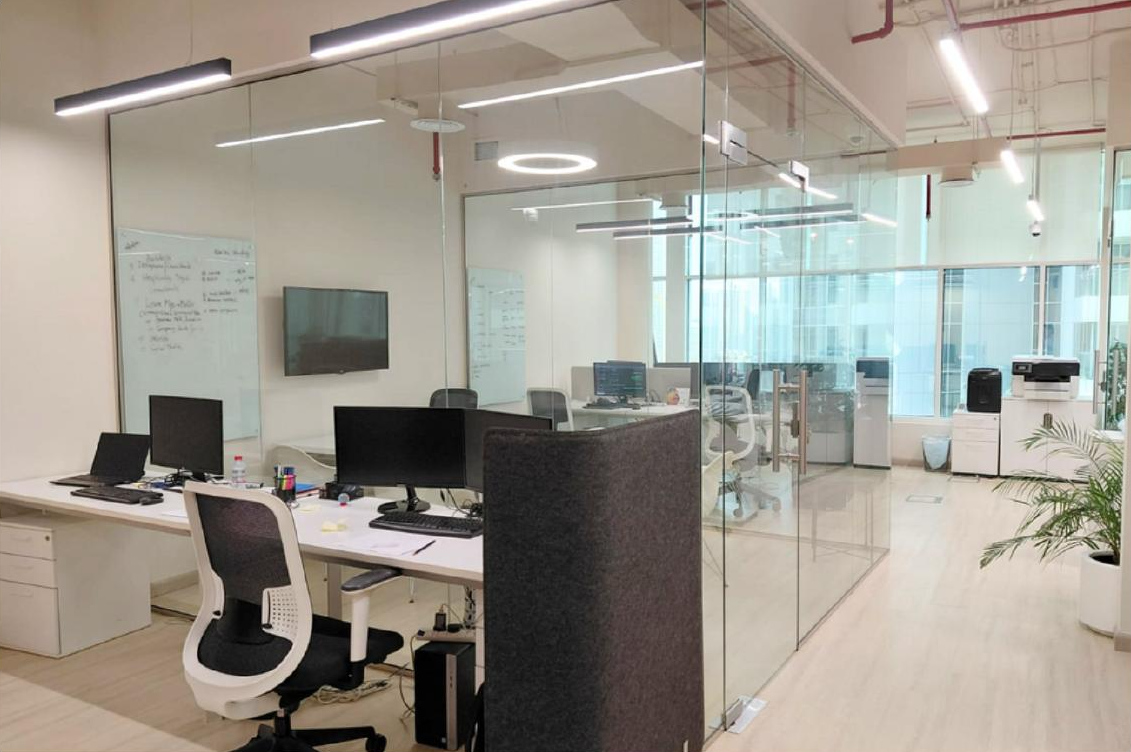
#> input picture j-walt-film/assets/portfolio/about-office.jpg, 1131 x 752 px
$ python -i snap_lines.py   (imports and definitions only)
#> lines starting #> are read from the running program, lines starting #| are printed output that depends on the picture
"""Register hand-authored construction lines to a photograph.

The opening of the film draws a line drawing of the Heidelberg reception and
then reveals the photograph *under* it, so the lines must sit exactly on the
real edges. Lines are authored by eye (±3px) in <asset>.lines.src.json, then
each one is snapped here:

  * "edge" lines   -> maximise mean gradient magnitude along the line
  * "joint" lines  -> maximise dark-ridge response (thin dark panel joints)
  * polylines      -> every vertex snapped along its local normal, then
                      re-smoothed
  * ellipses       -> kept as authored (fitted separately, see fit_rings)

Writes <asset>.lines.json (consumed by the engine) and an overlay proof
analysis/contact/<asset>-lines-proof.jpg.

Usage: python analysis/snap_lines.py heid-reception
"""
import json
import sys
from pathlib import Path

import numpy as np
from PIL import Image, ImageDraw, ImageFilter

ROOT = Path(__file__).resolve().parent.parent


def load_gray(path):
#> called with path = '../assets/portfolio/about-office.jpg'
    g = Image.open(path).convert("L").filter(ImageFilter.GaussianBlur(1.0))
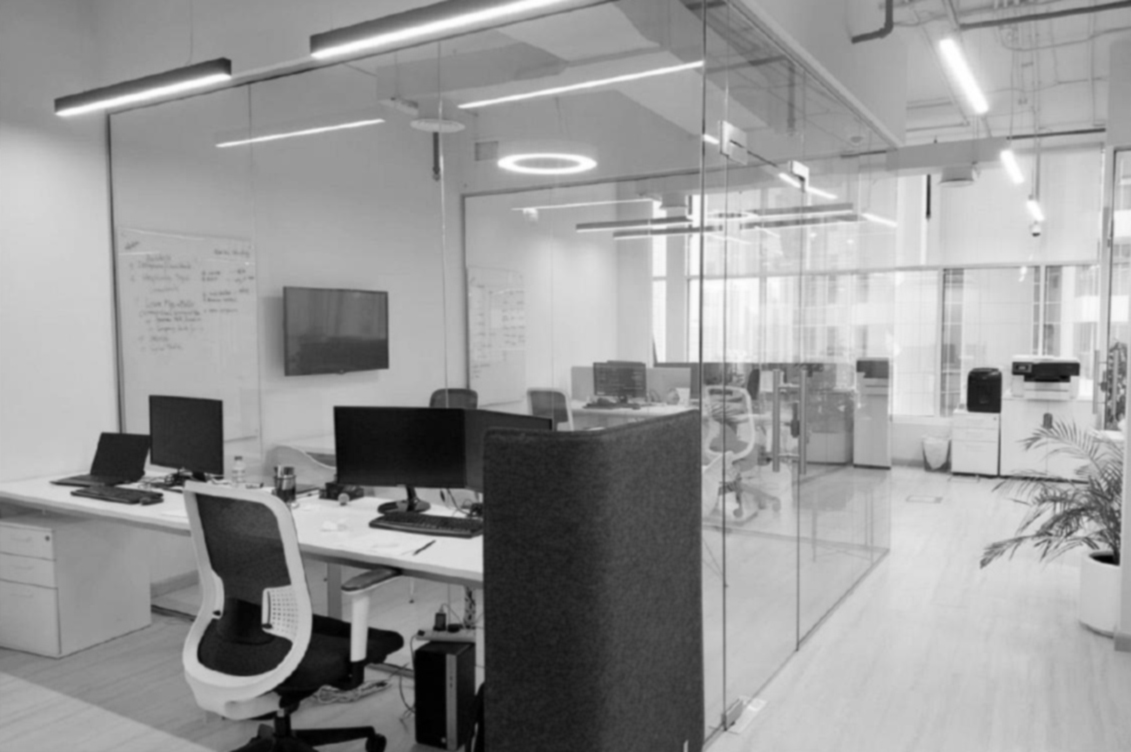
#> g: PIL image 1131x752 L; min 0, max 255, mean 152.6
    return np.asarray(g, dtype=np.float32)


# [98 lines left out: functions bilinear, responses, line_score, snap_segment, snap_polyline, main, not called in this run]


# [2 lines not run here, left out]

>>> result = load_gray('../assets/portfolio/about-office.jpg')

$ run again, on j-walt-film/assets/portfolio/corys-openplan-b.jpg
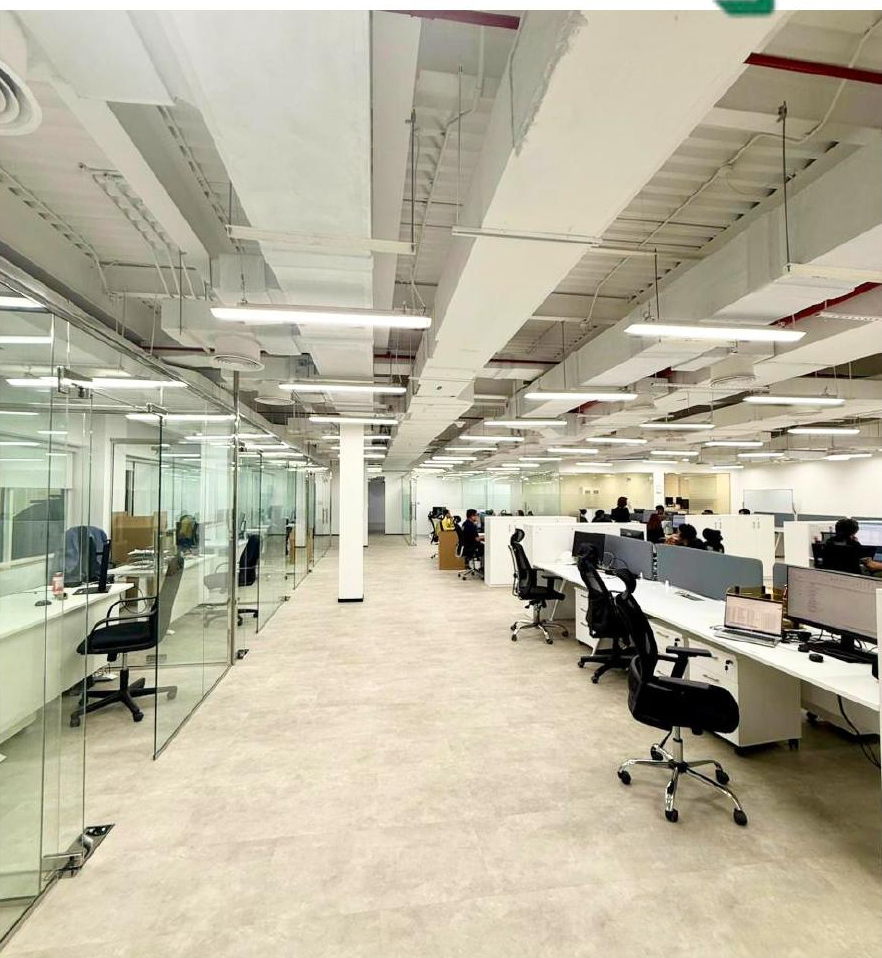
#> input picture j-walt-film/assets/portfolio/corys-openplan-b.jpg, 882 x 958 px
#> in load_gray, `g = Image.open(path).convert("L").filter(ImageFilter.GaussianBlur(1.0))`:
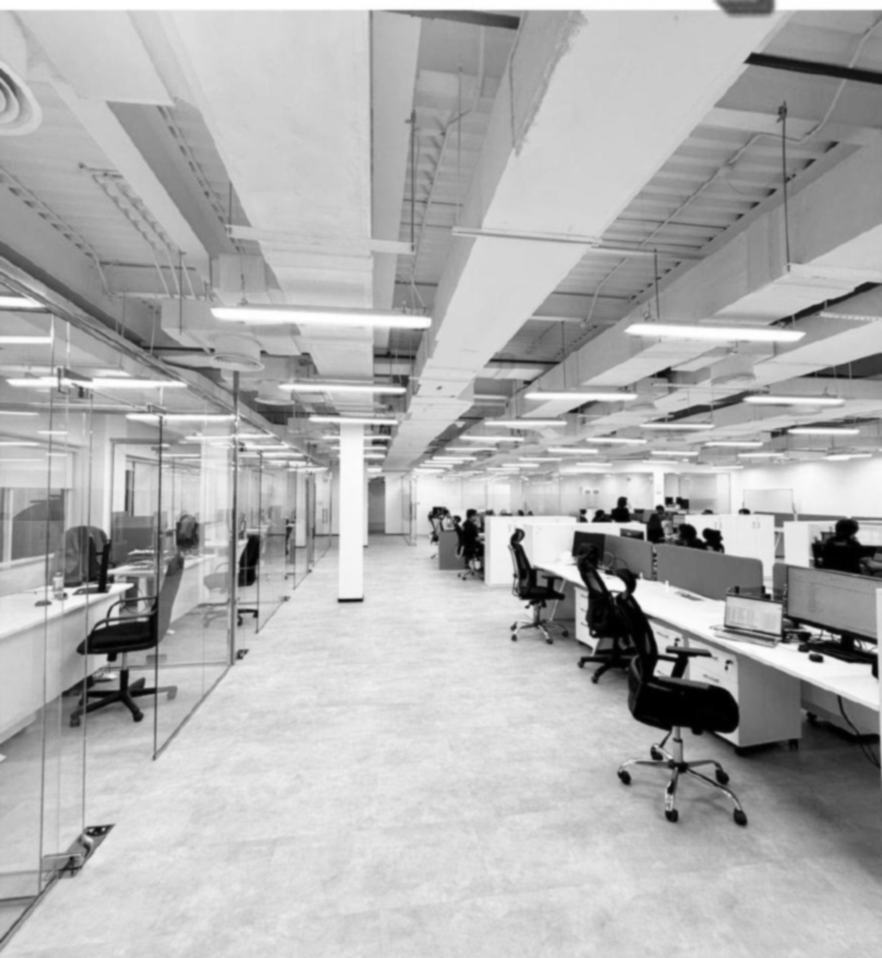
#> g: PIL image 882x958 L; min 0, max 255, mean 175.5

$ run again, on j-walt-film/assets/portfolio/heid-boardroom.jpg
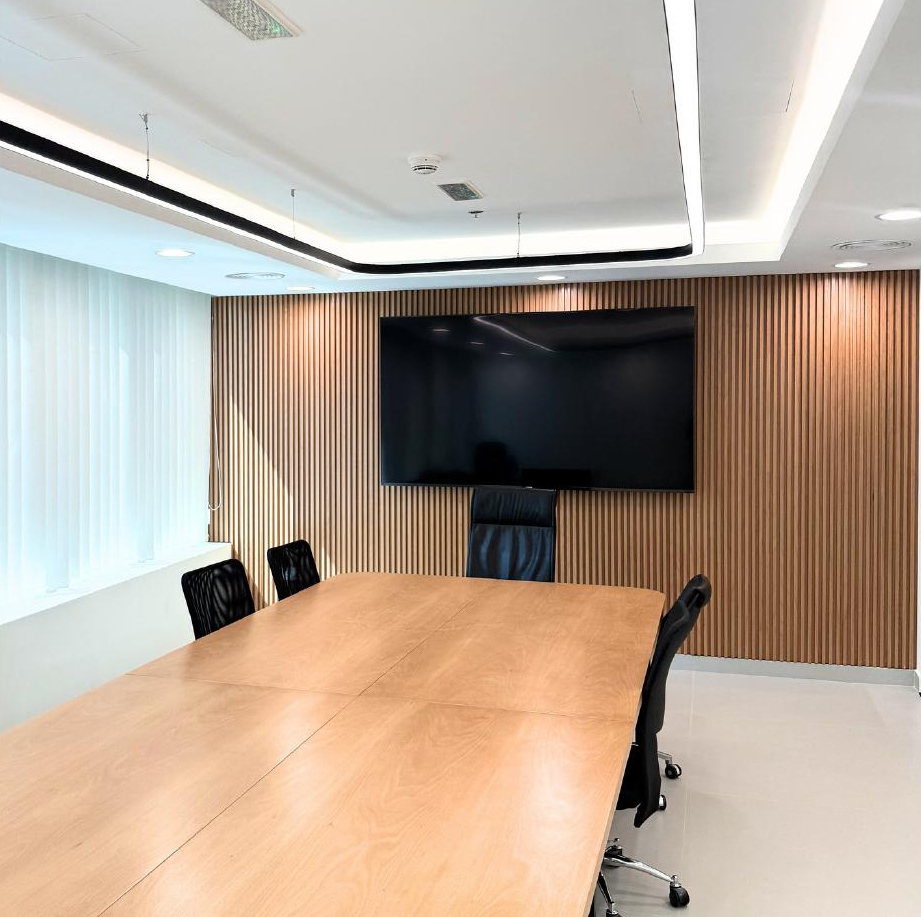
#> input picture j-walt-film/assets/portfolio/heid-boardroom.jpg, 921 x 917 px
#> in load_gray, `g = Image.open(path).convert("L").filter(ImageFilter.GaussianBlur(1.0))`:
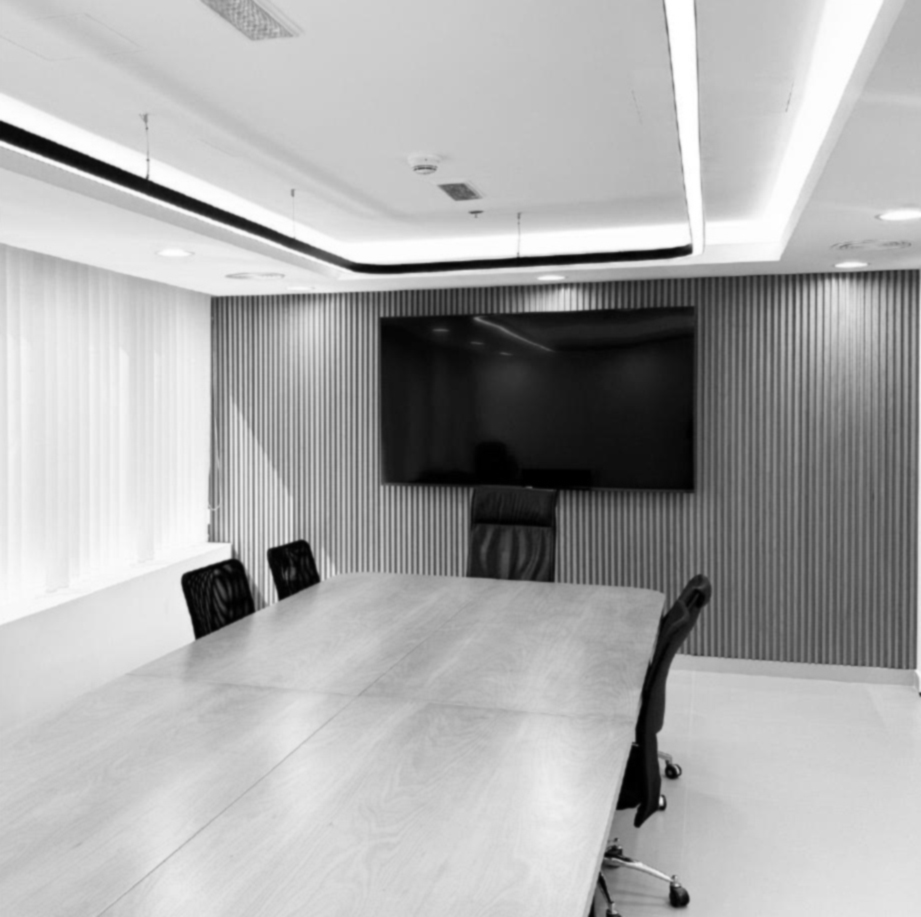
#> g: PIL image 921x917 L; min 0, max 255, mean 171.4

$ run again, on j-walt-film/assets/portfolio/heid-corridor-glass.jpg
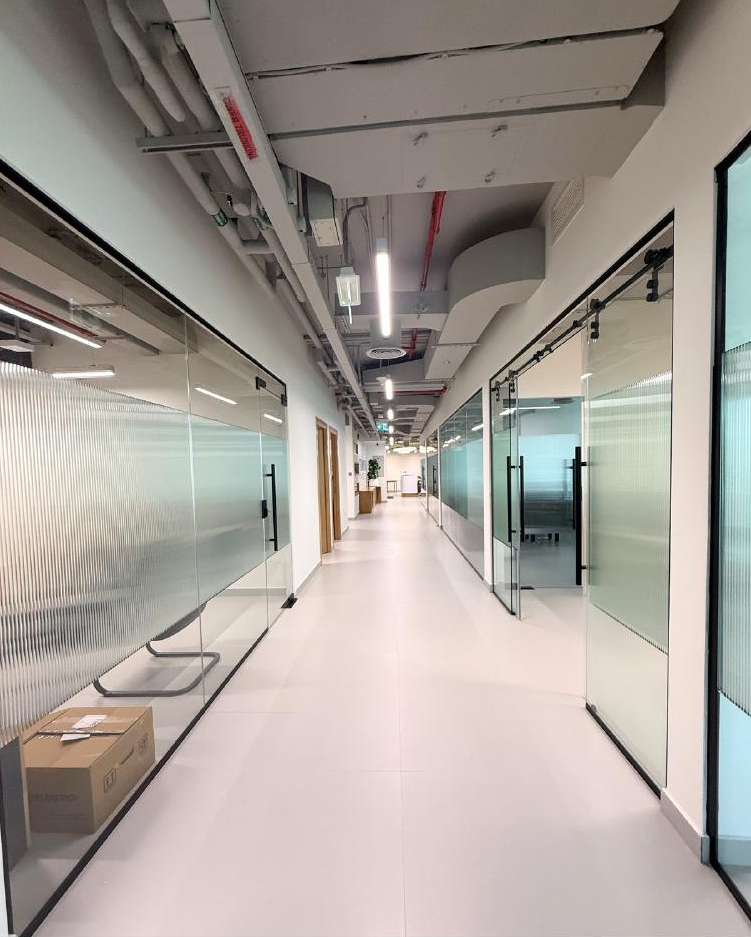
#> input picture j-walt-film/assets/portfolio/heid-corridor-glass.jpg, 751 x 937 px
#> in load_gray, `g = Image.open(path).convert("L").filter(ImageFilter.GaussianBlur(1.0))`:
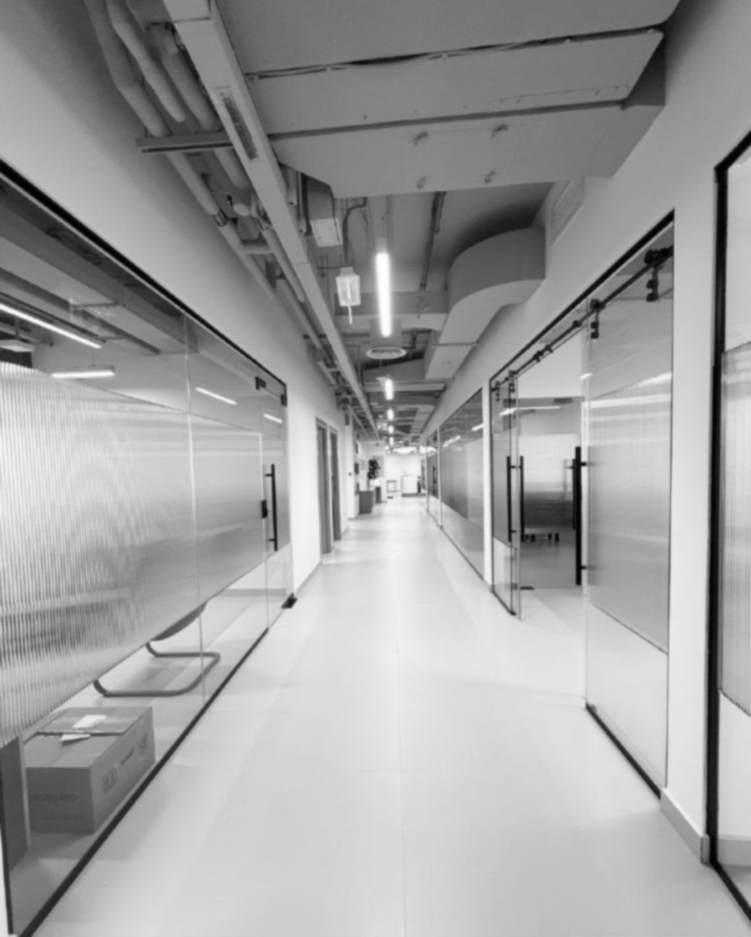
#> g: PIL image 751x937 L; min 0, max 255, mean 159
